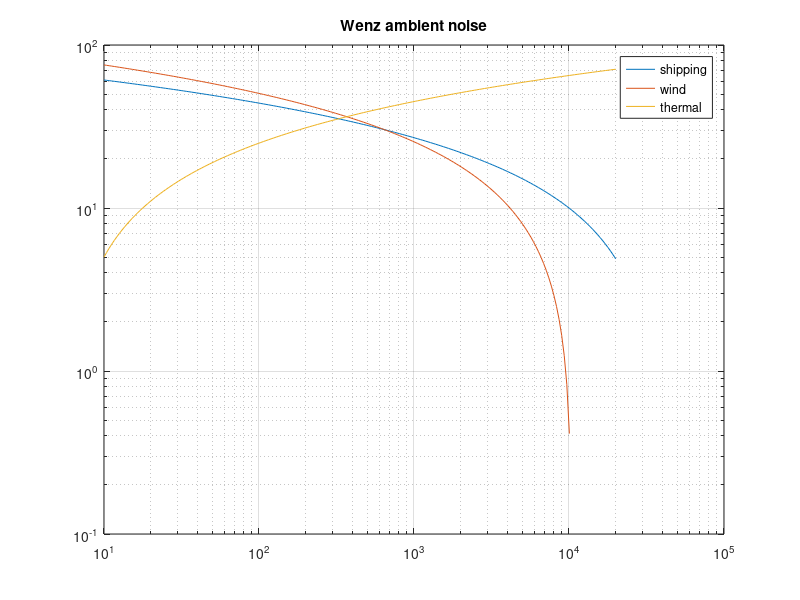

MATLAB code to generate this figure:
% Шум океана (Венц)
% Судоходство / ветер / термический

fMax = 20000;
fw = logspace(1, log10(fMax), 200);
NLship = 44 - 17*log10(fw/100);
NLwind = 33 - 25*log10(fw/500);
NLth = -15 + 20*log10(fw);
figure;
loglog(fw, NLship, fw, NLwind, fw, NLth);
legend('shipping','wind','thermal');
title('Wenz ambient noise'); grid on;

%{
@play
{
 "title": "Шум океана (Венц)",
 "groups": [
  {
   "name": "Диапазон",
   "controls": [
    {
     "var": "fMax",
     "label": "f макс Гц",
     "min": 1000,
     "max": 50000,
     "step": 5000,
     "default": 20000
    }
   ]
  }
 ]
}
%}
